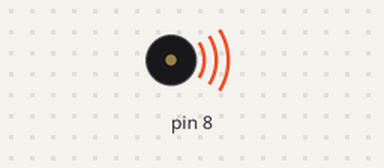
Bench run of a sketch on a simulated Arduino Uno, built with avr-gcc and run on an emulated ATmega328P. Parts: buzzer (waves = sounding). What the sketch prints to the serial monitor is not drawn.

Above: at 3.9 s.
At 13.5 s:
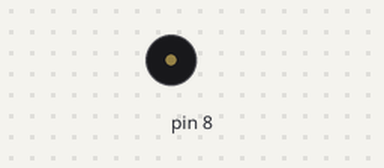
Timing chart, 0 to 15.0 s (numbered marks = the images above):
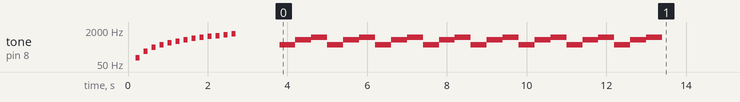

The sketch:

moonlight-sonata.ino
```cpp
#include <MeMCore.h>

MeBuzzer buzzer;

enum Tone {
  // LOWER
  C_0 = 0,
  D_0 = 100,
  E_0 = 200,
  F_0 = 300,
  G_0 = 400,
  A_0 = 500,
  B_0 = 600,

  // MIDDLE
  C_1 = 700,
  D_1 = 800,
  E_1 = 900,
  F_1 = 1000,
  G_1 = 1100,
  A_1 = 1200,
  B_1 = 1300,

  // null
  NO_TONE = 9999
};

void setup() {
  Serial.begin(9600);

  // put your setup code here, to run once:
  Serial.println("Playing Scale");
  play_note(C_0, 100);
  play_note(NO_TONE, 100);
  play_note(D_0, 100);
  play_note(NO_TONE, 100);
  play_note(E_0, 100);
  play_note(NO_TONE, 100);
  play_note(F_0, 100);
  play_note(NO_TONE, 100);
  play_note(G_0, 100);
  play_note(NO_TONE, 100);
  play_note(A_0, 100);
  play_note(NO_TONE, 100);
  play_note(B_0, 100);
  play_note(NO_TONE, 100);

  play_note(C_1, 100);
  play_note(NO_TONE, 100);
  play_note(D_1, 100);
  play_note(NO_TONE, 100);
  play_note(E_1, 100);
  play_note(NO_TONE, 100);
  play_note(F_1, 100);
  play_note(NO_TONE, 100);
  play_note(G_1, 100);
  play_note(NO_TONE, 100);
  play_note(A_1, 100);
  play_note(NO_TONE, 100);
  play_note(B_1, 100);
  play_note(NO_TONE, 100);
  delay(1000);

  // mary had a little lamb
  Serial.println("Playing Moonlight Sonata");
  play_note(G_0, 400);
  play_note(C_1, 400);
  play_note(E_1, 400);

  play_note(G_0, 400);
  play_note(C_1, 400);
  play_note(E_1, 400);

  play_note(G_0, 400);
  play_note(C_1, 400);
  play_note(E_1, 400);

  play_note(G_0, 400);
  play_note(C_1, 400);
  play_note(E_1, 400);

  play_note(G_0, 400);
  play_note(C_1, 400);
  play_note(E_1, 400);

  play_note(G_0, 400);
  play_note(C_1, 400);
  play_note(E_1, 400);

  play_note(G_0, 400);
  play_note(C_1, 400);
  play_note(E_1, 400);

  play_note(G_0, 400);
  play_note(C_1, 400);
  play_note(E_1, 400);
}

void play_note(Tone tone, int duration) {
  if (tone == NO_TONE) {
    delay(duration);
  } else {
    buzzer.tone(tone, duration);
  }
}

void loop() {
  // put your main code here, to run repeatedly:
  Serial.println("Hello");
}
```
